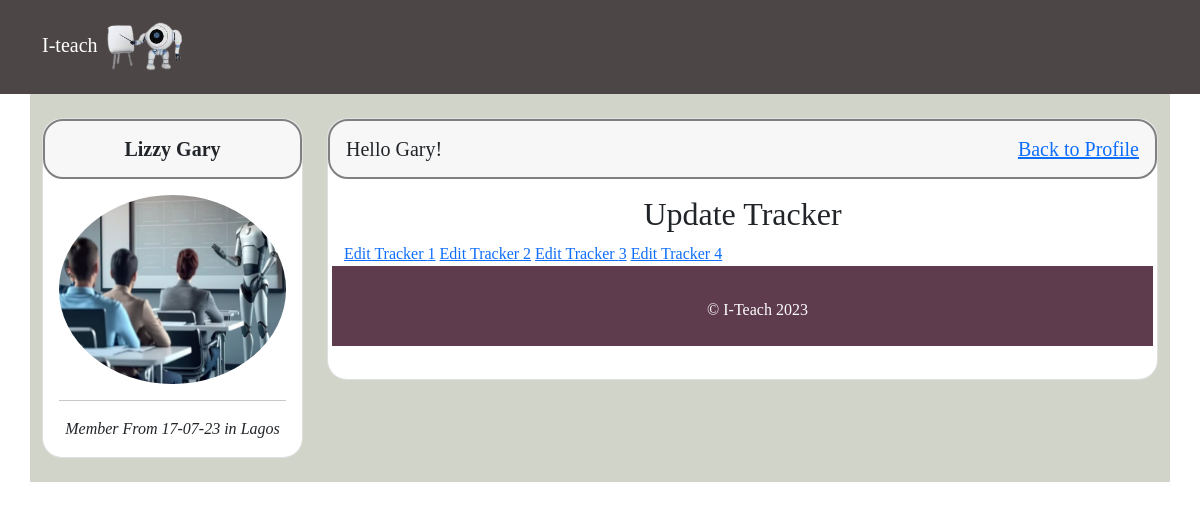
The page /updatetracker.php (signed in) on the database its author committed.
### tables this page shows
CREATE TABLE `user` (
  `user_id` int(11) NOT NULL,
  `user_firstName` varchar(100) DEFAULT NULL,
  `user_lastName` varchar(100) DEFAULT NULL,
  `user_email` varchar(100) DEFAULT NULL,
  `user_phoneNumber` varchar(50) DEFAULT NULL,
  `user_gender` enum('male','female') DEFAULT NULL,
  `user_address` varchar(200) DEFAULT NULL,
  `user_password` varchar(200) DEFAULT NULL,
  `user_confirmPassword` varchar(200) DEFAULT NULL,
  `user_image` varchar(200) NOT NULL,
  `user_state` varchar(50) DEFAULT NULL,
  `user_created` timestamp NOT NULL DEFAULT current_timestamp()
);

CREATE TABLE `tracker` (
  `tracker_id` int(11) NOT NULL,
  `tracker_user` int(11) NOT NULL,
  `tracker_section` varchar(50) NOT NULL,
  `tracker_title` varchar(50) NOT NULL,
  `tracker_content` text NOT NULL,
  `tracker_status` varchar(50) NOT NULL,
  `tracker_date` date NOT NULL,
  `tracker_created` timestamp NULL DEFAULT current_timestamp()
);

### classes/dbconnection.php (called while the page is built, shortened)
<?php
class Dbconnection{
    private $conn;
    public function connect(){
        try{
            $this->conn = new PDO(self::DSN, self::DB_USERNAME, self::DB_PASSWORD);
            $this->conn->setAttribute(PDO::ATTR_ERRMODE, PDO::ERRMODE_EXCEPTION);
        }catch(PDOException $ex){
            error_log("Connection Unsuccessful". $ex->getMessage());
        }
        return $this->conn;
    }
}
?>

### classes/Others.php (called while the page is built)
<?php
require_once("Dbconnection.php");
class User extends Dbconnection{
    private $conn;
    public function __construct(){
        $this->conn = $this->connect();
    }
    public function GetUserDetails($user_id){
        $sql = "SELECT * FROM user WHERE user_id=?";
        $stmt= $this->conn->prepare($sql);
        $stmt->execute([$user_id]);
        $result= $stmt->fetch(PDO::FETCH_ASSOC);
        return $result;
    }
}

### classes/Tracker.php (called while the page is built, shortened)
<?php
require_once("Dbconnection.php");
class Tracker extends Dbconnection
{
            public function fectchAllrecords(){
                $sql = "SELECT * FROM tracker";
                $stmt = $this->connect()->prepare($sql);
                $stmt->execute();
                $result = $stmt->fetchAll(PDO::FETCH_ASSOC);
                return $result;
            }
}
?>

### updatetracker.php (the view, shortened to what this page needs)
<?php
require_once("partials/header1.php");
require_once("classes/Others.php");
require_once("classes/Tracker.php");
$user_id = $_SESSION["user_id"];
$userone = new User();
$user = $userone->GetUserDetails($user_id);
$newtrack = new Tracker();
$newtrackers = $newtrack->fectchAllrecords();
?>
<?php require_once("partials/sidebar.php");?>
<h2 class="text-center">Update Tracker</h2>
<?php foreach ($newtrackers as $newtracker): ?>
    <?php if (isset($_GET['record_id']) && $_GET['record_id'] == $newtracker['tracker_id']) : ?>
        <form action="process/processtrackerupdate.php" method="post">
            <div class="mb-3">
                <label for="section" class="form-label">Choose section</label>
                <select class="form-control" aria-label="Default select example" name="section">
                    <option selected>..Open this select menu..</option>
                    <option value="New Word">New Word</option>
                    <option value="History">History</option>
                </select>
            </div>
            <div class="mb-3">
                <label for="title" class="form-label">Enter Word or History Question</label>
                <input type="text" class="form-control" name="title" id="title" value="<?php echo $newtracker['tracker_title']; ?>" aria-describedby="emailHelp">
            </div>
            <div class="mb-3">
                <label for="content" class="form-label">Input Word Definition or History content</label>
                <textarea type="email" class="form-control" id="content" name="content" aria-describedby="emailHelp"><?php echo $newtracker['tracker_content']; ?></textarea>
            </div>
            <div class="mb-3">
                <label for="ability" class="form-label">Learning status</label>
                <select class="form-control" aria-label="Default select example" name="ability">
                    <option selected>Open this select menu</option>
                    <option value="don't understand">don't understand</option>
                    <option value="still comprehending">still comprehending</option>
                    <option value="fully understands">fully understands</option>
                </select>
            </div>
            <div class="mb-3">
                <label for="date" class="form-label">Date</label>
                <input type="date" class="form-control" id="date" name="date" aria-describedby="emailHelp">
            </div>
            <input type="hidden" name="tracker_id" value="<?php echo $newtracker['tracker_id']; ?>">
            <button type="submit" class="btn btn-danger mb-3" name="updatebtn">Set Tracker</button>
        </form>
    <?php else : ?>
        <a href="?record_id=<?php echo $newtracker['tracker_id']; ?>">Edit Tracker <?php echo $newtracker['tracker_id']; ?></a>
    <?php endif; ?>
<?php endforeach; ?>
<?php require_once("partials/footer.php"); ?>

### partials/sidebar.php
<div class="container">
    <div class="row" style="background-color: #D1D4C9;">
    <div class="col-md-3 mb-4">
    <div class="card mt-4" style="border-radius: 20px;">
      <div class="card-header py-3" style="border-radius: 20px; border:2px solid grey">
        <h5 class="mb-0 text-center"><span><b><?php echo $user["user_firstName"]." " .$user["user_lastName"];?></b></span></h5>
      </div>
      <div class="card-body">
       <div class="row">
        <div class="col-12">
            <div class="text-center mb-3">
                <img src='<?php echo "process/".$user["user_image"]; ?>' class="img-fluid rounded-circle">
            </div>
            <hr>
             <div class="text-center">
            <span><i>Member From <?php echo date("d-m-y", strtotime($user["user_created"]))?> in <?php echo $user["user_state"];?></i></span>
        </div>
        </div>
       </div>
      </div>
    </div>
  </div>
  <div class="col-md-9 mb-4">
    <div class="card mt-4" style="border-radius: 20px;">
      <div class="card-header py-3" style="border-radius: 20px;  border:2px solid grey">
      <h5 class="mb-0">Hello <?php echo $user["user_lastName"];?>!    <span style="float: right;"><a href="userprofile.php">Back to Profile</a></span></h5>
      </div>
      <div class="card-body" style="min-height:200px">

### assets/css/miniproject.css (style rules this page uses)
* { box-sizing:border-box; }
div { border:0px solid red; }
h1,h2,h3,h4,h5,p,a,button,input,div { font-family:algerian serif; }

### rows shown on the page
user: user_firstName "Lizzy", user_lastName "Gary", user_image (picture), user_created "17-07-23", user_state "Lagos"
tracker: tracker_id "1"
tracker: tracker_id "2"
tracker: tracker_id "3"
tracker: tracker_id "4"
